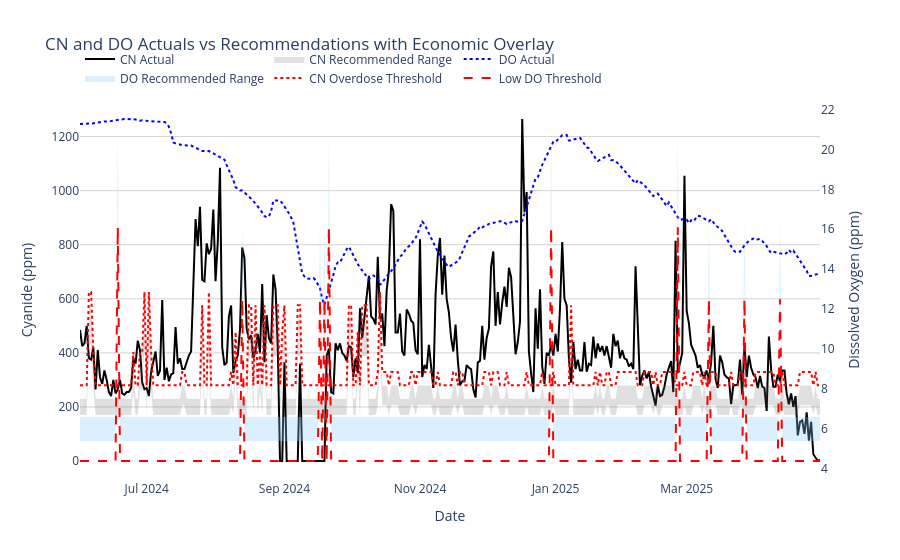

Here is the notebook cell this chart was saved with:
### Code cell
# Recalculate CN/DO bands from the correct column names
df["Recommended_CN_Low"] = df["Optimal_CN"] * 0.85
df["Recommended_CN_High"] = df["Optimal_CN"] * 1.15
df["Recommended_DO_Low"] = df["Optimal_DO"] * 0.90
df["Recommended_DO_High"] = df["Optimal_DO"] * 1.10

# Threshold margins
cn_margin = 50
do_margin = 1

# Add thresholds
df["CN_Overdose_Threshold"] = df["Recommended_CN_High"] + cn_margin
df["DO_Low_Threshold"] = df["Recommended_DO_Low"] - do_margin

# Net value delta
df["Net_Value_Delta"] = df["Optimal_Net_Value_USD_t"] - df["Actual_Net_Value_USD_t"]

# Custom hover text
hover_text = (
	"Date: " + df["Date"].astype(str) +
	"<br>CN Actual: " + df["CN_Concentration"].round(1).astype(str) + " ppm" +
	"<br>CN Range: " + df["Recommended_CN_Low"].round(1).astype(str) + " - " + df["Recommended_CN_High"].round(1).astype(str) +
	"<br>DO Actual: " + df["Dissolved_Oxygen"].round(1).astype(str) + " ppm" +
	"<br>DO Range: " + df["Recommended_DO_Low"].round(1).astype(str) + " - " + df["Recommended_DO_High"].round(1).astype(str) +
	"<br>Net Value Δ: $" + df["Net_Value_Delta"].round(2).astype(str)
)

# Create updated plot
fig = go.Figure()

# CN actual
fig.add_trace(go.Scatter(x=df["Date"], y=df["CN_Concentration"], mode='lines',
						 name='CN Actual', line=dict(color='black'), hovertext=hover_text, hoverinfo='text'))

# CN range
fig.add_trace(go.Scatter(x=pd.concat([df["Date"], df["Date"][::-1]]),
						 y=pd.concat([df["Recommended_CN_High"], df["Recommended_CN_Low"][::-1]]),
						 fill='toself', fillcolor='rgba(100,100,100,0.2)',
						 line=dict(color='rgba(255,255,255,0)'), name='CN Recommended Range'))

# DO actual
fig.add_trace(go.Scatter(x=df["Date"], y=df["Dissolved_Oxygen"], mode='lines',
						 name='DO Actual', line=dict(color='blue', dash='dot'), yaxis='y2'))

# DO range
fig.add_trace(go.Scatter(x=pd.concat([df["Date"], df["Date"][::-1]]),
						 y=pd.concat([df["Recommended_DO_High"], df["Recommended_DO_Low"][::-1]]),
						 fill='toself', fillcolor='rgba(135,206,250,0.3)',
						 line=dict(color='rgba(255,255,255,0)'), name='DO Recommended Range',
						 yaxis='y2'))

# Threshold lines
fig.add_trace(go.Scatter(x=df["Date"], y=df["CN_Overdose_Threshold"],
						 mode='lines', name='CN Overdose Threshold',
						 line=dict(color='red', dash='dot')))
fig.add_trace(go.Scatter(x=df["Date"], y=df["DO_Low_Threshold"],
						 mode='lines', name='Low DO Threshold',
						 line=dict(color='red', dash='dash'), yaxis='y2'))

# Layout with updated style
fig.update_layout(
	title='CN and DO Actuals vs Recommendations with Economic Overlay',
	plot_bgcolor='white',
	paper_bgcolor='white',
	xaxis=dict(title='Date'),
	yaxis=dict(title='Cyanide (ppm)', showgrid=True, gridcolor='lightgrey'),
	yaxis2=dict(title='Dissolved Oxygen (ppm)', overlaying='y', side='right', showgrid=False),
	legend=dict(orientation='h', yanchor='bottom', y=1.02, xanchor='left', x=0)
)

fig.show()

### Figure 1 — Plotly figure (JSON) as saved in the notebook; plotly's stock layout.template omitted (floating-point values rounded to 4 significant figures; data arrays with more than 128 entries replaced by an {"elided": "..."} marker saying what was removed)
{"data": [{"hoverinfo": "text", "hovertext": {"elided": "334 str values"}, "line": {"color": "black"}, "mode": "lines", "name": "CN Actual", "type": "scatter", "x": {"elided": "334 str values"}, "y": {"elided": "334 int values"}}, {"fill": "toself", "fillcolor": "rgba(100,100,100,0.2)", "line": {"color": "rgba(255,255,255,0)"}, "name": "CN Recommended Range", "type": "scatter", "x": {"elided": "668 str values"}, "y": {"elided": "668 float values"}}, {"line": {"color": "blue", "dash": "dot"}, "mode": "lines", "name": "DO Actual", "type": "scatter", "x": {"elided": "334 str values"}, "y": {"elided": "334 float values"}, "yaxis": "y2"}, {"fill": "toself", "fillcolor": "rgba(135,206,250,0.3)", "line": {"color": "rgba(255,255,255,0)"}, "name": "DO Recommended Range", "type": "scatter", "x": {"elided": "668 str values"}, "y": {"elided": "668 float values"}, "yaxis": "y2"}, {"line": {"color": "red", "dash": "dot"}, "mode": "lines", "name": "CN Overdose Threshold", "type": "scatter", "x": {"elided": "334 str values"}, "y": {"elided": "334 float values"}}, {"line": {"color": "red", "dash": "dash"}, "mode": "lines", "name": "Low DO Threshold", "type": "scatter", "x": {"elided": "334 str values"}, "y": {"elided": "334 float values"}, "yaxis": "y2"}], "layout": {"legend": {"orientation": "h", "x": 0, "xanchor": "left", "y": 1.02, "yanchor": "bottom"}, "paper_bgcolor": "white", "plot_bgcolor": "white", "title": {"text": "CN and DO Actuals vs Recommendations with Economic Overlay"}, "xaxis": {"title": {"text": "Date"}}, "yaxis": {"gridcolor": "lightgrey", "showgrid": true, "title": {"text": "Cyanide (ppm)"}}, "yaxis2": {"overlaying": "y", "showgrid": false, "side": "right", "title": {"text": "Dissolved Oxygen (ppm)"}}}}
